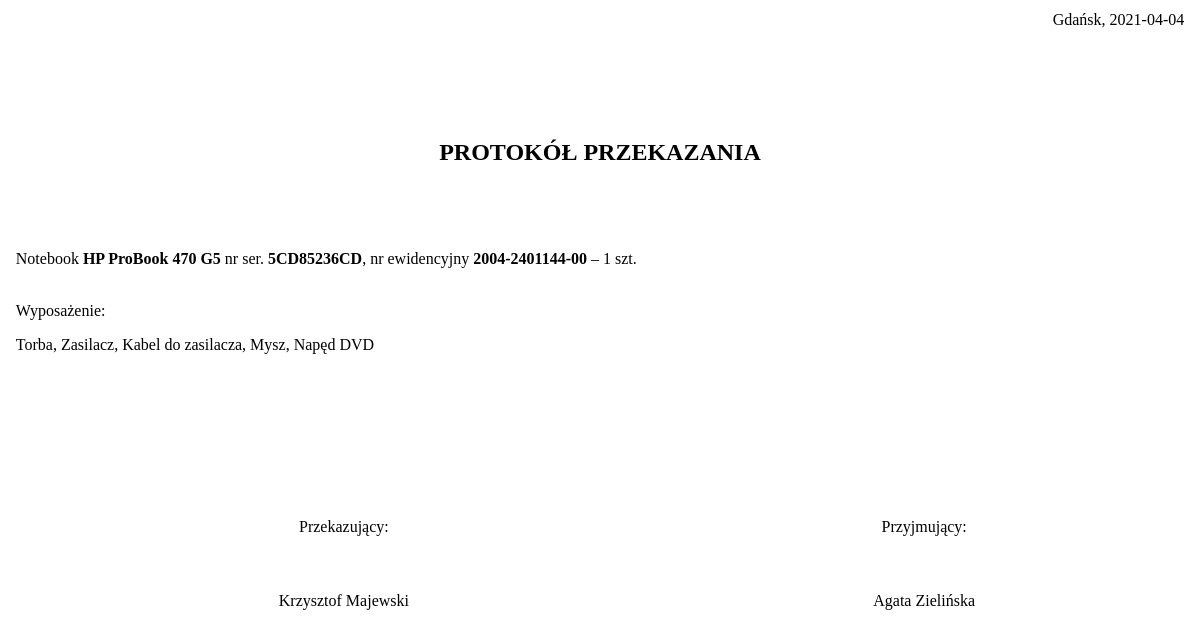
The page /protokol/13 on the database as committed earlier.
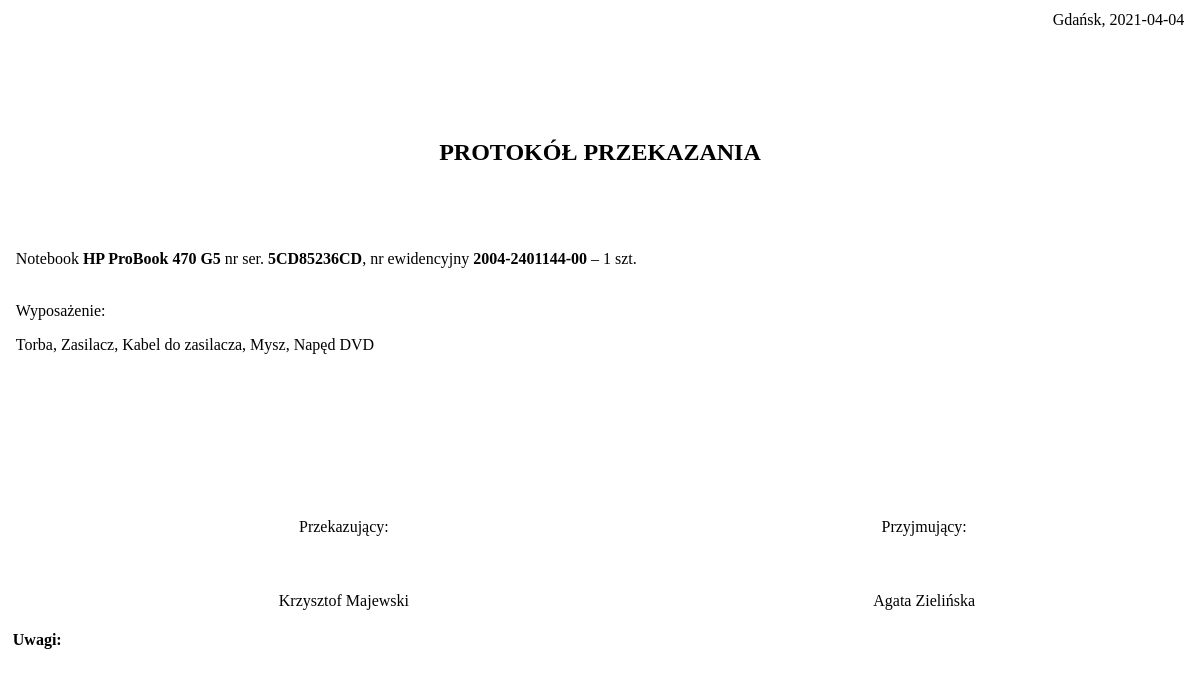
The same page on the database as committed later.
### tables this page shows
CREATE TABLE "ewidencja" (
	"id"	INTEGER NOT NULL,
	"nazwa"	VARCHAR(150) NOT NULL,
	"nrew"	VARCHAR(15) NOT NULL,
	"nrser"	VARCHAR(30) NOT NULL,
	"zdalna"	VARCHAR(3),
	"kod"	VARCHAR(30),
	"wyposazenie"	VARCHAR(200),
	"d_wydania"	DATETIME NOT NULL,
	"d_zwrotu"	DATETIME,
	"IT_wydal"	VARCHAR(60) NOT NULL,
	"IT_zwrot"	VARCHAR(60),
	"odb"	VARCHAR(60) NOT NULL,
	"Stanowisko"	VARCHAR(100) NOT NULL,
	"dzial"	VARCHAR(100) NOT NULL,
	"pok"	VARCHAR(6) NOT NULL,
	"wyd_uwagi"	VARCHAR(500),
	"zw_uwagi"	VARCHAR(500),
	"czyus"	INTEGER(1) NOT NULL DEFAULT 0,
	PRIMARY KEY("id" AUTOINCREMENT)
);

### app.py (the view)
@app.route('/protokol/<id>')
def protokol(id):
    db = get_db()
    sql_command = 'select * from ewidencja where ewidencja.id=?'
    pr_rec = db.execute(sql_command,(id,))
    db.commit()
    pr_rows = pr_rec.fetchall()
    db.close()
    return render_template('protokol.html',id=id,pr_rows=pr_rows)

### app.py (called while the page is built)
def get_db():
    if not hasattr(g, 'sqlite_db'):
        connection = sqlite3.connect('ewidencja.db')
        connection.row_factory = sqlite3.Row
        g.sqlite_db = connection
    return g.sqlite_db

### templates/protokol.html (shortened to what this page needs)
<!DOCTYPE html>
<html lang="pl">
<head>
</head>
<body onload="window.print()">
    {% for pr in pr_rows %}
    <div style="margin-left: 0.3rem; margin-right: 0.3rem; margin-bottom: 0.5rem;">
        <table style="margin-top: 6px; width: 100%;">
            <tbody style=" font-size: 16px;">
                <tr>
                    <td colspan="5" style="text-align: right;">Gdańsk, {{ pr['d_wydania'] }}
                    </td>
                </tr>
                <tr>
                    <td colspan="5" style="text-align: center;">
                        <h2><br><br>PROTOKÓŁ PRZEKAZANIA</h2>
                </tr>
                <tr>
                    <td colspan="5" style="text-align: left;"> Notebook <b>{{ pr['nazwa'] }}</b> nr ser. <b>{{ pr['nrser'] }}</b>, nr ewidencyjny <b>{{ pr['nrew'] }}</b> – 1 szt.
                        <br>
                        <br>
                        <p>Wyposażenie:</p>
                        {% if pr['wyposazenie'] != none %} {{ pr['wyposazenie'] }} {% endif %}
                    </td>
                </tr>
                <tr>
                    <td></td>
                    <td style="text-align: center;">Przekazujący:</td>
                    <td></td>
                    <td style="text-align: center;">Przyjmujący:</td>
                    <td></td>
                </tr>
                <tr>
                    <td colspan="5" style="text-align: left;">
                    </td>
                </tr>
                <tr>
                    <td></td>
                    <td style="text-align: center;">{{ pr['IT_wydal'] }}</td>
                    <td></td>
                    <td style="text-align: center;">{{ pr['odb'] }}</td>
                    <td></td>
                </tr>
            </tbody>
        </table>
        {% if pr['wyd_uwagi'] != None %}
        <br style="line-height: 300%;">
        <b>Uwagi:</b>
        {% endif %}
    </div>
    {% endfor %}
</body>
</html>

Rows that differ between the two databases and show on the page:
changed ewidencja "HP ProBook 470 G5": now shows "Uwagi:"
